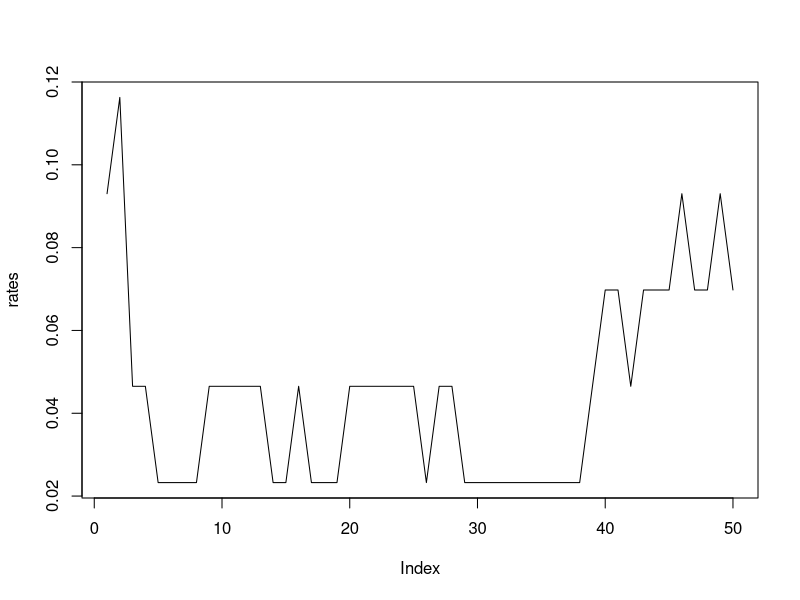

Here is the R script that generated this plot:
library(class)

df <- iris

#scale
df <- dplyr::mutate(df, Sepal.Length=scale(Sepal.Length), Sepal.Width=scale(Sepal.Width), Petal.Length=scale(Petal.Length), Petal.Width=scale(Petal.Width))

#randomly split data 70/30
split <- sample(c(TRUE, FALSE), nrow(df), replace=TRUE, prob=c(0.7, 0.3))
df_train <- df[split,]
df_test <- df[!split,]

res <- knn(df_train[1:4], df_test[1:4], df_train$Species, k=1)
df_test$pred <- res
df_test$true <- F
df_test$true[df_test$pred == df_test$Species] <- T
table(df_test$true) # error rate of 3.6%


rates<-0

for (i in 1:50) {
  df_test$pred <- knn(df_train[1:4], df_test[1:4], df_train$Species, k=i)
  df_test$true <- F
  df_test$true[df_test$pred == df_test$Species] <- T
  rates[i] <- table(df_test$true)[1]/sum(table(df_test$true))
}

plot(rates, type = "l") # still low error rate (less than 5%) with k=4
